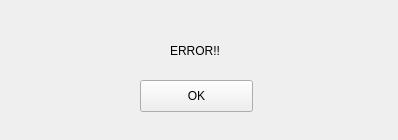
<?xml version="1.0" encoding="UTF-8"?>
<ui version="4.0">
 <class>Form</class>
 <widget class="QWidget" name="Form">
  <property name="geometry">
   <rect>
    <x>0</x>
    <y>0</y>
    <width>398</width>
    <height>140</height>
   </rect>
  </property>
  <property name="windowTitle">
   <string></string>
  </property>
  <widget class="QLabel" name="label">
   <property name="geometry">
    <rect>
     <x>170</x>
     <y>40</y>
     <width>81</width>
     <height>21</height>
    </rect>
   </property>
   <property name="text">
    <string>ERROR!!</string>
   </property>
  </widget>
  <widget class="QPushButton" name="pushButton">
   <property name="geometry">
    <rect>
     <x>140</x>
     <y>80</y>
     <width>113</width>
     <height>32</height>
    </rect>
   </property>
   <property name="text">
    <string>OK</string>
   </property>
  </widget>
 </widget>
 <resources/>
 <connections/>
</ui>
